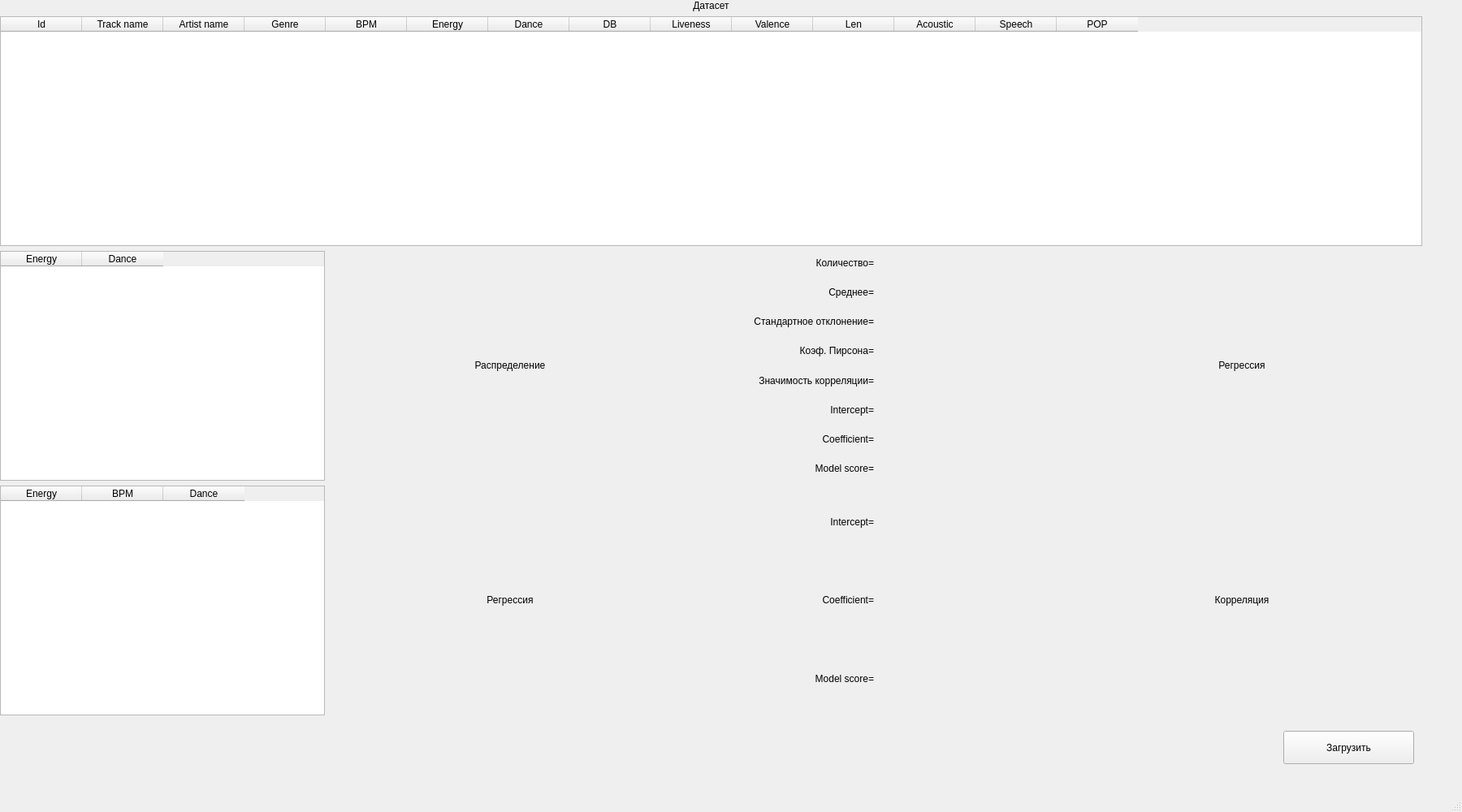
<?xml version="1.0" encoding="UTF-8"?>
<ui version="4.0">
 <class>MainWindow</class>
 <widget class="QMainWindow" name="MainWindow">
  <property name="geometry">
   <rect>
    <x>0</x>
    <y>0</y>
    <width>1800</width>
    <height>1000</height>
   </rect>
  </property>
  <property name="windowTitle">
   <string>MainWindow</string>
  </property>
  <widget class="QWidget" name="centralwidget">
   <widget class="QWidget" name="gridLayoutWidget">
    <property name="geometry">
     <rect>
      <x>0</x>
      <y>0</y>
      <width>1751</width>
      <height>881</height>
     </rect>
    </property>
    <layout class="QGridLayout" name="gridLayout">
     <item row="1" column="1">
      <widget class="QTableWidget" name="dataset_table">
       <column>
        <property name="text">
         <string>Id</string>
        </property>
       </column>
       <column>
        <property name="text">
         <string>Track name</string>
        </property>
       </column>
       <column>
        <property name="text">
         <string>Artist name</string>
        </property>
       </column>
       <column>
        <property name="text">
         <string>Genre</string>
        </property>
       </column>
       <column>
        <property name="text">
         <string>BPM</string>
        </property>
       </column>
       <column>
        <property name="text">
         <string>Energy</string>
        </property>
       </column>
       <column>
        <property name="text">
         <string>Dance</string>
        </property>
       </column>
       <column>
        <property name="text">
         <string>DB</string>
        </property>
       </column>
       <column>
        <property name="text">
         <string>Liveness</string>
        </property>
       </column>
       <column>
        <property name="text">
         <string>Valence</string>
        </property>
       </column>
       <column>
        <property name="text">
         <string>Len</string>
        </property>
       </column>
       <column>
        <property name="text">
         <string>Acoustic</string>
        </property>
       </column>
       <column>
        <property name="text">
         <string>Speech</string>
        </property>
       </column>
       <column>
        <property name="text">
         <string>POP</string>
        </property>
       </column>
      </widget>
     </item>
     <item row="0" column="1">
      <widget class="QLabel" name="dataset_label">
       <property name="text">
        <string>&lt;html&gt;&lt;head/&gt;&lt;body&gt;&lt;p align=&quot;center&quot;&gt;Датасет&lt;/p&gt;&lt;/body&gt;&lt;/html&gt;</string>
       </property>
      </widget>
     </item>
     <item row="2" column="1">
      <layout class="QHBoxLayout" name="horizontalLayout">
       <item>
        <widget class="QTableWidget" name="sample_dataset_2">
         <property name="sizePolicy">
          <sizepolicy hsizetype="Expanding" vsizetype="Expanding">
           <horstretch>0</horstretch>
           <verstretch>0</verstretch>
          </sizepolicy>
         </property>
         <property name="maximumSize">
          <size>
           <width>400</width>
           <height>16777215</height>
          </size>
         </property>
         <column>
          <property name="text">
           <string>Energy</string>
          </property>
         </column>
         <column>
          <property name="text">
           <string>Dance</string>
          </property>
         </column>
        </widget>
       </item>
       <item>
        <layout class="QVBoxLayout" name="distribution_layout_1">
         <item>
          <widget class="QLabel" name="label">
           <property name="maximumSize">
            <size>
             <width>16777215</width>
             <height>30</height>
            </size>
           </property>
           <property name="text">
            <string>&lt;html&gt;&lt;head/&gt;&lt;body&gt;&lt;p align=&quot;center&quot;&gt;Распределение&lt;/p&gt;&lt;/body&gt;&lt;/html&gt;</string>
           </property>
          </widget>
         </item>
        </layout>
       </item>
       <item>
        <layout class="QGridLayout" name="gridLayout_2">
         <item row="0" column="0">
          <widget class="QLabel" name="label_4">
           <property name="text">
            <string>&lt;html&gt;&lt;head/&gt;&lt;body&gt;&lt;p align=&quot;right&quot;&gt;Количество=&lt;/p&gt;&lt;/body&gt;&lt;/html&gt;</string>
           </property>
          </widget>
         </item>
         <item row="6" column="0">
          <widget class="QLabel" name="label_15">
           <property name="text">
            <string>&lt;html&gt;&lt;head/&gt;&lt;body&gt;&lt;p align=&quot;right&quot;&gt;Coefficient=&lt;/p&gt;&lt;/body&gt;&lt;/html&gt;</string>
           </property>
          </widget>
         </item>
         <item row="2" column="1">
          <widget class="QLabel" name="standart_dev">
           <property name="text">
            <string/>
           </property>
          </widget>
         </item>
         <item row="7" column="0">
          <widget class="QLabel" name="label_17">
           <property name="text">
            <string>&lt;html&gt;&lt;head/&gt;&lt;body&gt;&lt;p align=&quot;right&quot;&gt;Model score=&lt;/p&gt;&lt;/body&gt;&lt;/html&gt;</string>
           </property>
          </widget>
         </item>
         <item row="7" column="1">
          <widget class="QLabel" name="model_score_1">
           <property name="text">
            <string/>
           </property>
          </widget>
         </item>
         <item row="4" column="1">
          <widget class="QLabel" name="correl">
           <property name="text">
            <string/>
           </property>
          </widget>
         </item>
         <item row="3" column="1">
          <widget class="QLabel" name="coeff_pirson">
           <property name="text">
            <string/>
           </property>
          </widget>
         </item>
         <item row="1" column="0">
          <widget class="QLabel" name="label_5">
           <property name="text">
            <string>&lt;html&gt;&lt;head/&gt;&lt;body&gt;&lt;p align=&quot;right&quot;&gt;Среднее=&lt;/p&gt;&lt;/body&gt;&lt;/html&gt;</string>
           </property>
          </widget>
         </item>
         <item row="4" column="0">
          <widget class="QLabel" name="label_10">
           <property name="text">
            <string>&lt;html&gt;&lt;head/&gt;&lt;body&gt;&lt;p align=&quot;right&quot;&gt;Значимость корреляции=&lt;/p&gt;&lt;/body&gt;&lt;/html&gt;</string>
           </property>
          </widget>
         </item>
         <item row="0" column="1">
          <widget class="QLabel" name="count">
           <property name="text">
            <string/>
           </property>
          </widget>
         </item>
         <item row="6" column="1">
          <widget class="QLabel" name="coefficient_1">
           <property name="text">
            <string/>
           </property>
          </widget>
         </item>
         <item row="1" column="1">
          <widget class="QLabel" name="avg">
           <property name="text">
            <string/>
           </property>
          </widget>
         </item>
         <item row="3" column="0">
          <widget class="QLabel" name="label_12">
           <property name="text">
            <string>&lt;html&gt;&lt;head/&gt;&lt;body&gt;&lt;p align=&quot;right&quot;&gt;Коэф. Пирсона=&lt;/p&gt;&lt;/body&gt;&lt;/html&gt;</string>
           </property>
          </widget>
         </item>
         <item row="2" column="0">
          <widget class="QLabel" name="label_6">
           <property name="text">
            <string>&lt;html&gt;&lt;head/&gt;&lt;body&gt;&lt;p align=&quot;right&quot;&gt;Стандартное отклонение=&lt;/p&gt;&lt;/body&gt;&lt;/html&gt;</string>
           </property>
          </widget>
         </item>
         <item row="5" column="0">
          <widget class="QLabel" name="label_14">
           <property name="text">
            <string>&lt;html&gt;&lt;head/&gt;&lt;body&gt;&lt;p align=&quot;right&quot;&gt;Intercept=&lt;/p&gt;&lt;/body&gt;&lt;/html&gt;</string>
           </property>
          </widget>
         </item>
         <item row="5" column="1">
          <widget class="QLabel" name="intercept_1">
           <property name="text">
            <string/>
           </property>
          </widget>
         </item>
        </layout>
       </item>
       <item>
        <layout class="QVBoxLayout" name="regression_layout_1">
         <item>
          <widget class="QLabel" name="label_19">
           <property name="maximumSize">
            <size>
             <width>16777215</width>
             <height>30</height>
            </size>
           </property>
           <property name="text">
            <string>&lt;html&gt;&lt;head/&gt;&lt;body&gt;&lt;p align=&quot;center&quot;&gt;Регрессия&lt;/p&gt;&lt;/body&gt;&lt;/html&gt;</string>
           </property>
          </widget>
         </item>
        </layout>
       </item>
      </layout>
     </item>
     <item row="3" column="1">
      <layout class="QHBoxLayout" name="horizontalLayout_2">
       <item>
        <widget class="QTableWidget" name="sample_dataset_3">
         <property name="sizePolicy">
          <sizepolicy hsizetype="Expanding" vsizetype="Expanding">
           <horstretch>0</horstretch>
           <verstretch>0</verstretch>
          </sizepolicy>
         </property>
         <property name="maximumSize">
          <size>
           <width>400</width>
           <height>16777215</height>
          </size>
         </property>
         <column>
          <property name="text">
           <string>Energy</string>
          </property>
         </column>
         <column>
          <property name="text">
           <string>BPM</string>
          </property>
         </column>
         <column>
          <property name="text">
           <string>Dance</string>
          </property>
         </column>
        </widget>
       </item>
       <item>
        <layout class="QVBoxLayout" name="regression_layout_2">
         <item>
          <widget class="QLabel" name="label_20">
           <property name="maximumSize">
            <size>
             <width>16777215</width>
             <height>30</height>
            </size>
           </property>
           <property name="text">
            <string>&lt;html&gt;&lt;head/&gt;&lt;body&gt;&lt;p align=&quot;center&quot;&gt;Регрессия&lt;/p&gt;&lt;/body&gt;&lt;/html&gt;</string>
           </property>
          </widget>
         </item>
        </layout>
       </item>
       <item>
        <layout class="QGridLayout" name="gridLayout_3">
         <item row="2" column="0">
          <widget class="QLabel" name="label_24">
           <property name="text">
            <string>&lt;html&gt;&lt;head/&gt;&lt;body&gt;&lt;p align=&quot;right&quot;&gt;Model score=&lt;/p&gt;&lt;/body&gt;&lt;/html&gt;</string>
           </property>
          </widget>
         </item>
         <item row="0" column="1">
          <widget class="QLabel" name="intercept_2">
           <property name="text">
            <string/>
           </property>
          </widget>
         </item>
         <item row="1" column="0">
          <widget class="QLabel" name="label_22">
           <property name="text">
            <string>&lt;html&gt;&lt;head/&gt;&lt;body&gt;&lt;p align=&quot;right&quot;&gt;Coefficient=&lt;/p&gt;&lt;/body&gt;&lt;/html&gt;</string>
           </property>
          </widget>
         </item>
         <item row="1" column="1">
          <widget class="QLabel" name="coefficient_2">
           <property name="text">
            <string/>
           </property>
          </widget>
         </item>
         <item row="0" column="0">
          <widget class="QLabel" name="label_35">
           <property name="text">
            <string>&lt;html&gt;&lt;head/&gt;&lt;body&gt;&lt;p align=&quot;right&quot;&gt;Intercept=&lt;/p&gt;&lt;/body&gt;&lt;/html&gt;</string>
           </property>
          </widget>
         </item>
         <item row="2" column="1">
          <widget class="QLabel" name="model_score_2">
           <property name="text">
            <string/>
           </property>
          </widget>
         </item>
        </layout>
       </item>
       <item>
        <layout class="QVBoxLayout" name="correlation_layout">
         <item>
          <widget class="QLabel" name="label_23">
           <property name="maximumSize">
            <size>
             <width>16777215</width>
             <height>30</height>
            </size>
           </property>
           <property name="text">
            <string>&lt;html&gt;&lt;head/&gt;&lt;body&gt;&lt;p align=&quot;center&quot;&gt;Корреляция&lt;/p&gt;&lt;/body&gt;&lt;/html&gt;</string>
           </property>
          </widget>
         </item>
        </layout>
       </item>
      </layout>
     </item>
    </layout>
   </widget>
   <widget class="QPushButton" name="load_button">
    <property name="geometry">
     <rect>
      <x>1580</x>
      <y>900</y>
      <width>161</width>
      <height>41</height>
     </rect>
    </property>
    <property name="text">
     <string>Загрузить</string>
    </property>
   </widget>
  </widget>
  <widget class="QMenuBar" name="menubar">
   <property name="geometry">
    <rect>
     <x>0</x>
     <y>0</y>
     <width>1800</width>
     <height>31</height>
    </rect>
   </property>
  </widget>
  <widget class="QStatusBar" name="statusbar"/>
 </widget>
 <resources/>
 <connections/>
</ui>
